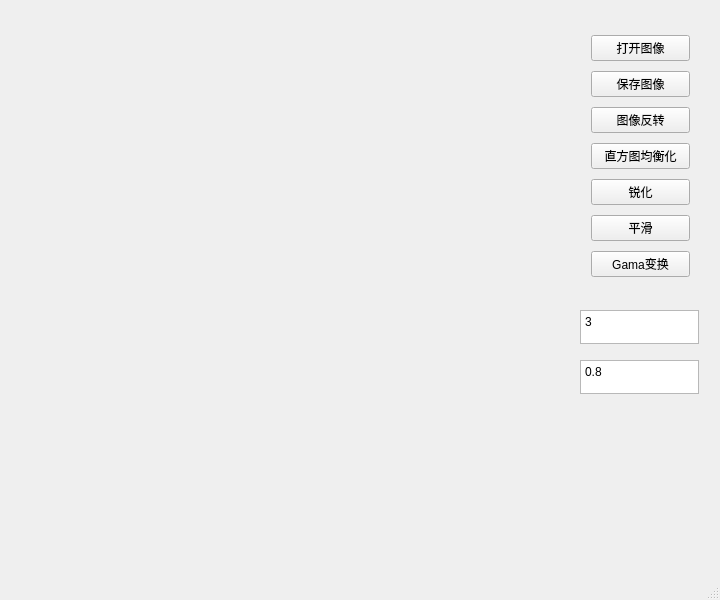
<?xml version="1.0" encoding="UTF-8"?>
<ui version="4.0">
 <class>MainWindow</class>
 <widget class="QMainWindow" name="MainWindow">
  <property name="geometry">
   <rect>
    <x>0</x>
    <y>0</y>
    <width>720</width>
    <height>600</height>
   </rect>
  </property>
  <property name="windowTitle">
   <string>图像处理</string>
  </property>
  <widget class="QWidget" name="centralWidget">
   <widget class="QPlainTextEdit" name="intEdit">
    <property name="geometry">
     <rect>
      <x>580</x>
      <y>310</y>
      <width>119</width>
      <height>34</height>
     </rect>
    </property>
    <property name="plainText">
     <string>3</string>
    </property>
   </widget>
   <widget class="QPlainTextEdit" name="doubleEdit">
    <property name="geometry">
     <rect>
      <x>580</x>
      <y>360</y>
      <width>119</width>
      <height>34</height>
     </rect>
    </property>
    <property name="plainText">
     <string>0.8</string>
    </property>
   </widget>
   <widget class="QWidget" name="">
    <property name="geometry">
     <rect>
      <x>580</x>
      <y>20</y>
      <width>121</width>
      <height>276</height>
     </rect>
    </property>
    <layout class="QVBoxLayout" name="verticalLayout">
     <item>
      <widget class="QPushButton" name="openImageButton">
       <property name="text">
        <string>打开图像</string>
       </property>
      </widget>
     </item>
     <item>
      <widget class="QPushButton" name="saveImageButton">
       <property name="text">
        <string>保存图像</string>
       </property>
      </widget>
     </item>
     <item>
      <widget class="QPushButton" name="imageInverseButton">
       <property name="text">
        <string>图像反转</string>
       </property>
      </widget>
     </item>
     <item>
      <widget class="QPushButton" name="zhifangtuButton">
       <property name="text">
        <string>直方图均衡化</string>
       </property>
      </widget>
     </item>
     <item>
      <widget class="QPushButton" name="laplaceButton">
       <property name="text">
        <string>锐化</string>
       </property>
      </widget>
     </item>
     <item>
      <widget class="QPushButton" name="blurButton">
       <property name="text">
        <string>平滑</string>
       </property>
      </widget>
     </item>
     <item>
      <widget class="QPushButton" name="gamaButton">
       <property name="text">
        <string>Gama变换</string>
       </property>
      </widget>
     </item>
    </layout>
   </widget>
  </widget>
  <widget class="QStatusBar" name="statusBar"/>
 </widget>
 <layoutdefault spacing="6" margin="11"/>
 <resources/>
 <connections/>
</ui>
